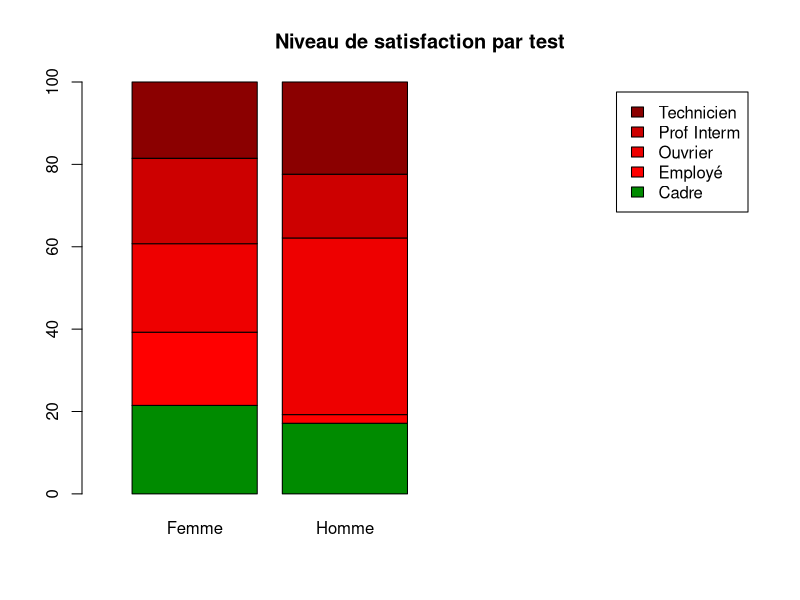

Generate this figure with R: (Note: this script raises an error after producing the figure.)
assur <- read.csv("Data.csv", sep = ";", row.names = 1)
head(assur)


test = table(assur$CSP, assur$Sexe)
test

test2 = prop.table(test, margin=2) * 100 #permet d'y ramener sur un pourcentage
test2

barplot(test2, col =c("green4","red1","red2","red3","red4") ,
        main="Niveau de satisfaction par test", xlim=c(0,5), legend=TRUE)

prop.test(test2,alternative="greater")


#PARTIE B STUDENT
dh <- subset(assur, assur$CSP == "Cadre") #On sépare en sous ensemble
lala = table(dh$Salaire.annuel.net, dh$Sexe)

iris4 = subset(assur, Sexe == "Femme" & CSP == "Cadre")
mean(iris4$Salaire.annuel.net)
sd(iris4$Salaire.annuel.net)
length(iris4$Salaire.annuel.net)

iris5 = subset(assur, Sexe == "Homme" & CSP == "Cadre")
mean(iris5$Salaire.annuel.net)
sd(iris5$Salaire.annuel.net)
length(iris5$Salaire.annuel.net)

var.test(iris4$Salaire.annuel.net, iris5$Salaire.annuel.net)

#p-value > alpha Conserve H0 donc on dit que les variances sont égaux

t.test(iris4$Salaire.annuel.net, iris5$Salaire.annuel.net)
#p-value < alpha donc on rejete H0 et oui machin est supérieur.


#PARTIE C ANOVA
boxplot(assur$Salaire.annuel.net, assur$CSP, whisklty = 1,
        boxfill=c("mistyrose2","cadetblue3","bisque3","aquamarine3",
                  main="R´epartition des clients suivant leur temps d’attente"))


#PARTIE D
install.packages("car")
library("car")

plot(assur$Salaire.annuel.net, assur$Age, pch=16)
regmodel = lm(assur$Salaire.annuel.net ~ assur$Age)
abline(regmodel)

plot(assur$Salaire.annuel.net, residuals(regmodel),pch=16,col="red")
abline(h = 0)

qqPlot(residuals(regmodel),pch=16)

summary(regmodel)
